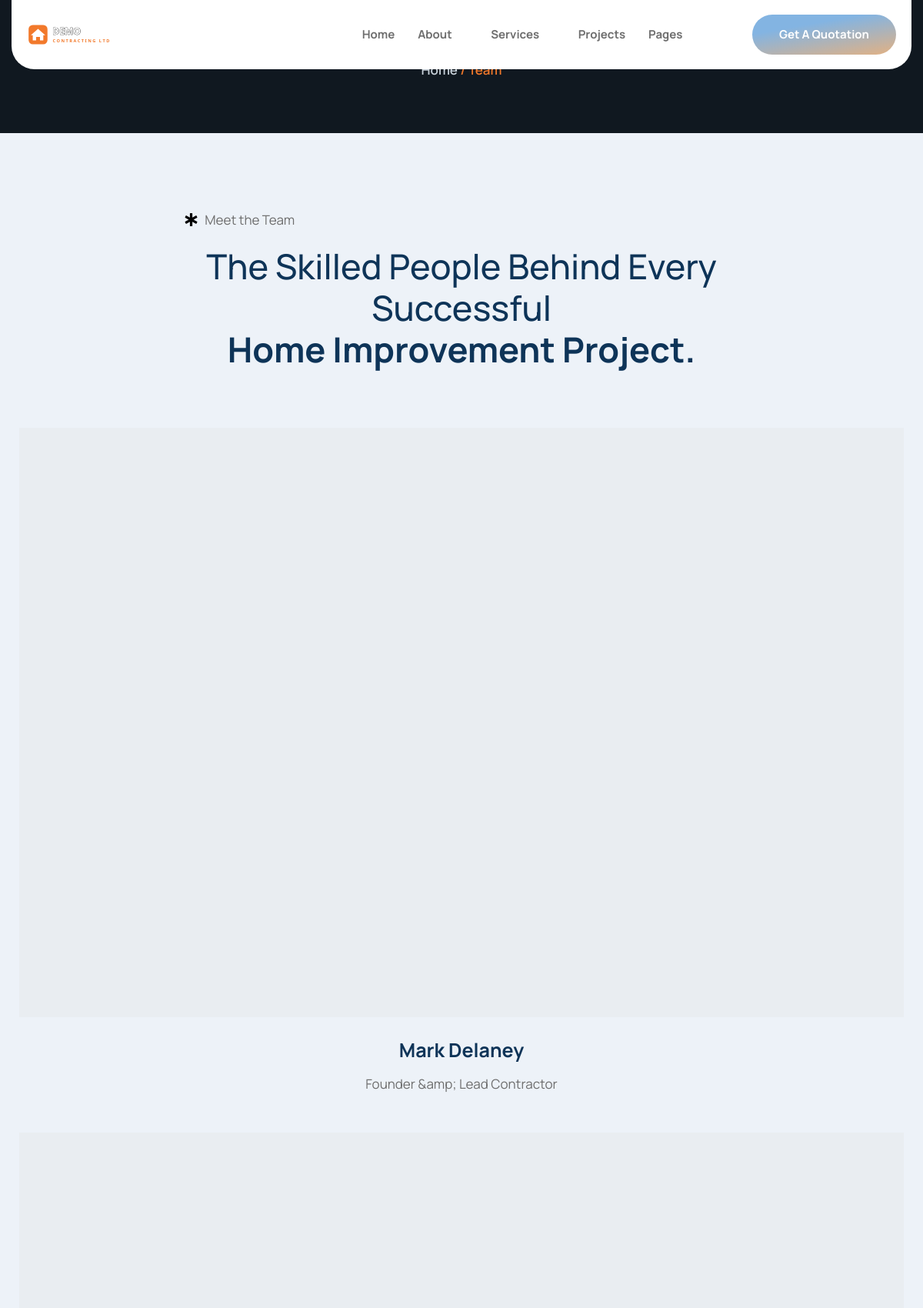
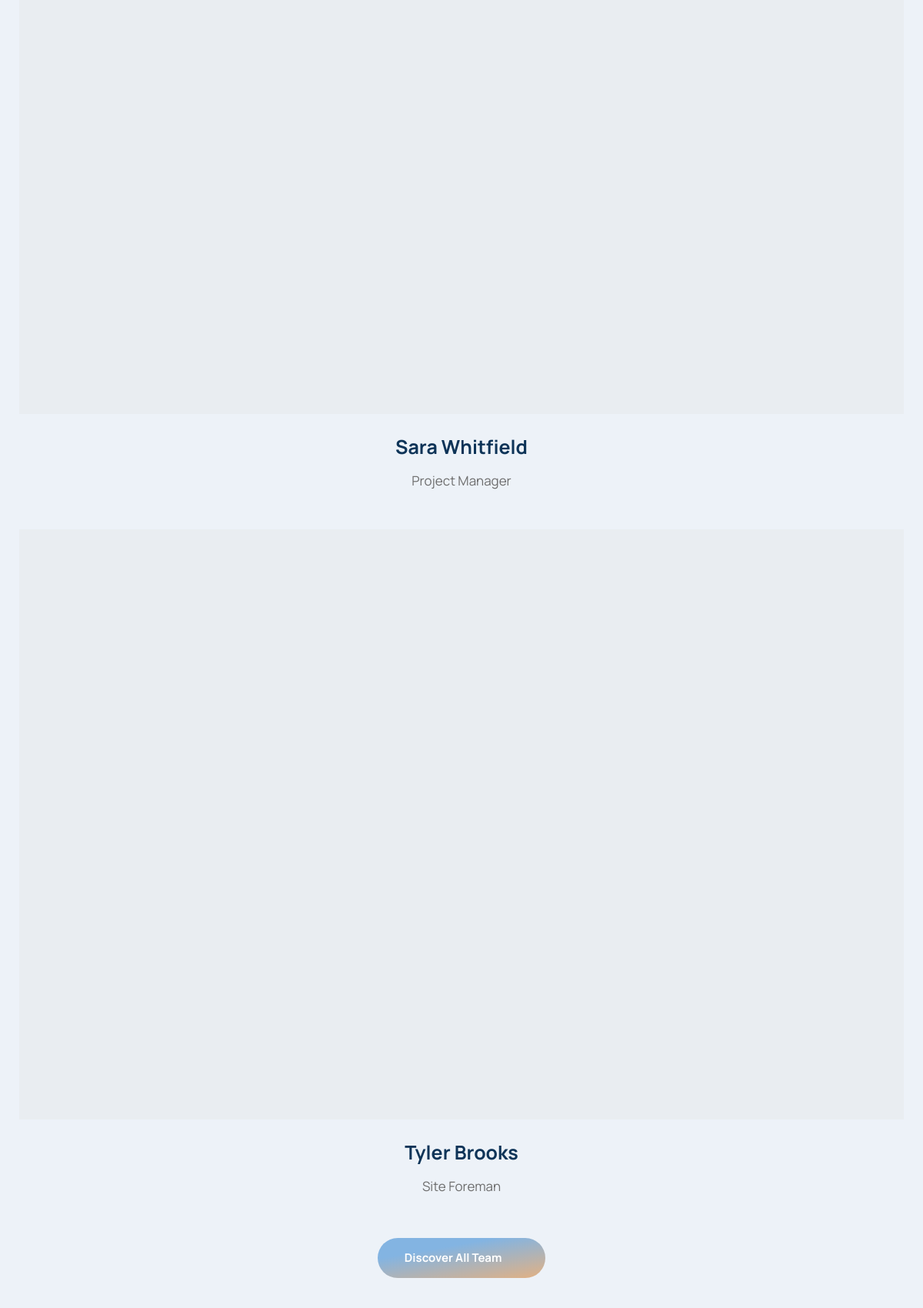
The app's page /team (upper part) with its own data (2 pictures, top to bottom).
### tables this page shows
CREATE TABLE IF NOT EXISTS content_blocks (
    id         INT UNSIGNED NOT NULL AUTO_INCREMENT,
    block_key  VARCHAR(64)  NOT NULL,
    label      VARCHAR(128) NOT NULL DEFAULT '',
    eyebrow    VARCHAR(191) NULL,
    heading    TEXT         NULL,
    body       TEXT         NULL,
    image      VARCHAR(255) NULL,
    image2     VARCHAR(255) NULL,
    extra      TEXT         NULL,
    bg_image   VARCHAR(255) NULL,
    PRIMARY KEY (id),
    UNIQUE KEY uq_block_key (block_key)
);

CREATE TABLE IF NOT EXISTS items (
    id         INT UNSIGNED NOT NULL AUTO_INCREMENT,
    section    VARCHAR(48)  NOT NULL,
    title      VARCHAR(191) NULL,
    subtitle   VARCHAR(191) NULL,
    body       TEXT         NULL,
    image      VARCHAR(255) NULL,
    icon       VARCHAR(128) NULL,
    value      VARCHAR(128) NULL,
    url        VARCHAR(255) NULL,
    sort_order INT          NOT NULL DEFAULT 0,
    is_active  TINYINT(1)   NOT NULL DEFAULT 1,
    PRIMARY KEY (id),
    KEY idx_section_sort (section, sort_order)
);

### app/views/team.php (called while the page is built, shortened)
<?php
$seo_opts = ['title' => 'Our Team', 'description' => 'Meet the crew behind ' . setting('site_name', SITE_NAME) . '.', 'path' => 'team'];
require __DIR__ . '/partials/header.php';
require __DIR__ . '/partials/breadcrumb.php';
require __DIR__ . '/sections/team.php';
require __DIR__ . '/partials/footer.php';

### public/index.php (called while the page is built, shortened)
<?php
require_once __DIR__ . '/../app/helpers.php';
$path = parse_url($_SERVER['REQUEST_URI'] ?? '/', PHP_URL_PATH) ?? '/';
$path = trim(rawurldecode($path), '/');
$segments = $path === '' ? [] : explode('/', $path);
$head = $segments[0] ?? '';
$route_id   = null;
$route_slug = null;
switch ($head) {
    case 'team':
        $view = 'team';
        break;
}
render_view($view, ['route_id' => $route_id, 'route_slug' => $route_slug]);

### app/db.php (called while the page is built, shortened)
<?php
function db(): PDO
{
    static $pdo = null;
    if ($pdo instanceof PDO) {
        return $pdo;
    }
    $dsn = 'mysql:host=' . DB_HOST . ';dbname=' . DB_NAME . ';charset=' . DB_CHARSET;
    try {
        $pdo = new PDO($dsn, DB_USER, DB_PASS, [
            PDO::ATTR_ERRMODE            => PDO::ERRMODE_EXCEPTION,
            PDO::ATTR_DEFAULT_FETCH_MODE => PDO::FETCH_ASSOC,
            PDO::ATTR_EMULATE_PREPARES   => false,
        ]);
    } catch (PDOException $e) {
        http_response_code(500);
        if (ini_get('display_errors')) {
            echo 'Database connection failed: ' . htmlspecialchars($e->getMessage());
        } else {
            echo 'The site is temporarily unavailable. Please try again shortly.';
        }
        exit;
    }
    return $pdo;
}

### app/views/sections/team.php (the view, shortened to what this page needs)
<?php
$b       = block('team');
$members = items('team');
?>
<div class="elementor-element elementor-element-5f631e94 e-flex e-con-boxed e-con e-parent ltk-editable" data-settings="{&quot;background_background&quot;:&quot;classic&quot;}">
  <div class="e-con-inner">
    <div class="elementor-element elementor-element-1ade0690 e-con-full e-flex e-con e-child">
      <div class="elementor-element elementor-element-8b5e76 e-flex e-con-boxed e-con e-child">
        <div class="e-con-inner">
          <?= ekit_eyebrow($b['eyebrow']) ?>
          <?= ekit_heading($b['heading'], 'center') ?>
        </div>
      </div>
    </div>
    <div class="elementor-element elementor-element-718f7bbf e-con-full e-flex e-con e-child">
      <?php foreach ($members as $i => $row): $social = $row['url'] ?: '#'; ?>
      <div class="elementor-element e-con-full e-flex e-con e-child animated fadeInUp" data-settings="{&quot;animation&quot;:&quot;fadeInUp&quot;,&quot;animation_delay&quot;:<?= $i * 200 ?>}">
        <div class="elementor-element elementor-widget elementor-widget-elementskit-team" data-widget_type="elementskit-team.default">
          <div class="elementor-widget-container">
            <div class="ekit-wid-con">
              <div class="profile-image-card elementor-animation- ekit-team-img ekit-team-style-overlay text-center">
                <img decoding="async" src="<?= e(img($row['image'])) ?>" title="<?= e($row['title']) ?>" alt="<?= e($row['title']) ?>" loading="lazy">
              </div>
            </div>
          </div>
        </div>
        <div class="elementor-element elementor-widget elementor-widget-icon-box" data-widget_type="icon-box.default">
          <div class="elementor-widget-container"><div class="elementor-icon-box-wrapper"><div class="elementor-icon-box-content">
            <h4 class="elementor-icon-box-title"><span><?= $row['title'] ?></span></h4>
            <p class="elementor-icon-box-description"><?= e($row['subtitle']) ?></p>
          </div></div></div>
        </div>
      </div>
      <?php endforeach; ?>
    </div>
    <div class="elementor-element elementor-element-b63c942 elementor-widget__width-auto elementor-align-center elementor-widget elementor-widget-button" data-widget_type="button.default">
      <div class="elementor-widget-container"><div class="elementor-button-wrapper">
        <a class="elementor-button elementor-button-link elementor-size-sm elementor-animation-float" href="<?= url('about') ?>">
          <span class="elementor-button-content-wrapper"><span class="elementor-button-icon"><i aria-hidden="true" class="icon icon-arrow-right"></i></span><span class="elementor-button-text">Discover All Team</span></span>
        </a>
      </div></div>
    </div>
  </div>
</div>

### app/helpers.php (shortened to what this page needs)
<?php
function e($v): string
{
    return htmlspecialchars((string) $v, ENT_QUOTES, 'UTF-8');
}
function url(string $path = ''): string
{
    $path = ltrim($path, '/');
    return '/' . $path;
}
function img(?string $path, string $fallback = ''): string
{
    $path = trim((string) $path);
    if ($path === '') {
        $path = $fallback;
    }
    if ($path === '') {
        return IMG_PLACEHOLDER;
    }
    return ltrim($path, '/');
}
function settings(): array
{
    static $cache = null;
    if ($cache !== null) {
        return $cache;
    }
    $cache = [];
    try {
        foreach (db()->query('SELECT setting_key, setting_value FROM settings') as $r) {
            $cache[$r['setting_key']] = $r['setting_value'];
        }
    } catch (Throwable $e) {
        $cache = [];
    }
    return $cache;
}
function setting(string $key, string $default = ''): string
{
    $all = settings();
    $val = $all[$key] ?? '';
    return ($val === '' || $val === null) ? $default : $val;
}
function block(string $key): array
{
    static $cache = [];
    $stmt = db()->prepare('SELECT * FROM content_blocks WHERE block_key = ? LIMIT 1');
    $stmt->execute([$key]);
    $row = $stmt->fetch() ?: [];
    $defaults = ['block_key' => $key, 'label' => '', 'eyebrow' => '', 'heading' => '',
        'body' => '', 'image' => '', 'image2' => '', 'extra' => '', 'bg_image' => ''];
    return $cache[$key] = array_merge($defaults, $row);
}
function items(string $section, bool $only_active = true): array
{
    static $cache = [];
    $ck = $section . ($only_active ? ':1' : ':0');
    $sql = 'SELECT * FROM items WHERE section = ?';
    if ($only_active) {
        $sql .= ' AND is_active = 1';
    }
    $sql .= ' ORDER BY sort_order ASC, id ASC';
    $stmt = db()->prepare($sql);
    $stmt->execute([$section]);
    return $cache[$ck] = $stmt->fetchAll();
}
function ekit_eyebrow(string $text): string
{
    return '<div class="elementor-element elementor-icon-list--layout-traditional elementor-widget elementor-widget-icon-list" data-widget_type="icon-list.default">'
        . '<div class="elementor-widget-container"><ul class="elementor-icon-list-items"><li class="elementor-icon-list-item">'
        . '<span class="elementor-icon-list-icon"><svg aria-hidden="true" class="e-font-icon-svg e-fas-star-of-life" viewBox="0 0 480 512" xmlns="http://www.w3.org/2000/svg"><path d="M471.99 334.43L336.06 256l135.93-78.43c7.66-4.42 10.28-14.2 5.86-21.86l-32.02-55.43c-4.42-7.65-14.21-10.28-21.87-5.86l-135.93 78.43V16c0-8.84-7.17-16-16.01-16h-64.04c-8.84 0-16.01 7.16-16.01 16v156.86L56.04 94.43c-7.66-4.42-17.45-1.79-21.87 5.86L2.15 155.71c-4.42 7.65-1.8 17.44 5.86 21.86L143.94 256 8.01 334.43c-7.66 4.42-10.28 14.21-5.86 21.86l32.02 55.43c4.42 7.65 14.21 10.27 21.87 5.86l135.93-78.43V496c0 8.84 7.17 16 16.01 16h64.04c8.84 0 16.01-7.16 16.01-16V339.14l135.93 78.43c7.66 4.42 17.45 1.8 21.87-5.86l32.02-55.43c4.42-7.65 1.8-17.43-5.86-21.85z"></path></svg></span>'
        . '<span class="elementor-icon-list-text">' . e($text) . '</span></li></ul></div></div>';
}
function ekit_heading(string $heading_html, string $align = 'left'): string
{
    $align = $align === 'center' ? 'text_center' : 'text_left';
    return '<div class="elementor-element elementor-widget elementor-widget-elementskit-heading" data-widget_type="elementskit-heading.default">'
        . '<div class="elementor-widget-container"><div class="ekit-wid-con"><div class="ekit-heading elementskit-section-title-wraper ' . $align . '">'
        . '<h2 class="ekit-heading--title elementskit-section-title ">' . $heading_html . '</h2></div></div></div></div>';
}
function render_view(string $name, array $vars = []): void
{
    extract($vars, EXTR_SKIP);
    $file = __DIR__ . '/views/' . $name . '.php';
    require $file;
}

### public/assets/css/anim-up.css (style rules this page uses)
.fadeInUp { animation-name:fadeInUp }

### public/assets/css/anim-float.css (style rules this page uses)
.elementor-animation-float { transition-duration:.3s;transition-property:transform;transition-timing-function:ease-out }

### public/assets/css/w-spacer.css (style rules this page uses)
.e-con { --container-widget-width:100% }

### public/assets/css/site.v8.css (style rules this page uses)
.animated { animation-duration:.8s;animation-fill-mode:both }
.ltk-editable { position:relative }

### records on screen
content_blocks: eyebrow "Meet the Team", heading "The Skilled People Behind Every Successful Home Improvement Project."
items: title "Mark Delaney", subtitle "Founder &amp; Lead Contractor"
items: title "Sara Whitfield", subtitle "Project Manager"
items: title "Tyler Brooks", subtitle "Site Foreman"

### other values on screen
$c[0] "Home"
$c[0] "Team"
